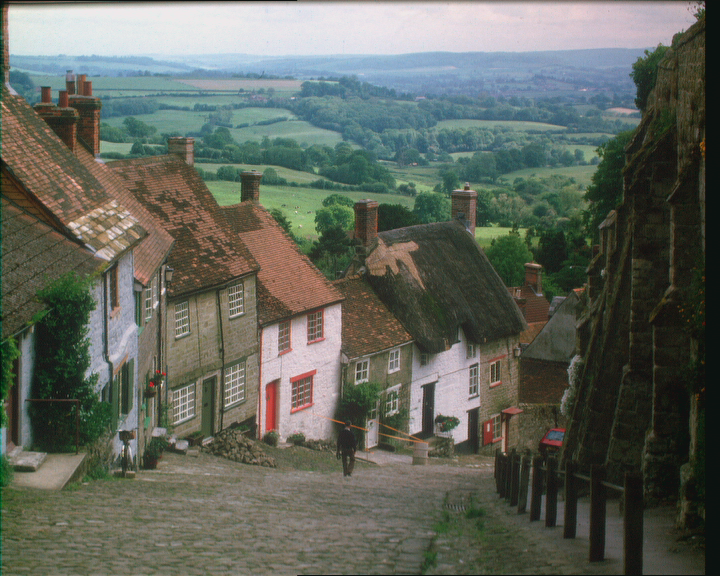
#> input picture ex_1/goldhill.bmp, 720 x 576 px
$ python image_upscaling.py
#> lines starting #> are read from the running program, lines starting #| are printed output that depends on the picture
#> further down, image is the input picture: PIL image 720x576 RGB; mean R, G, B 97.6, 102.2, 92.8
from typing import *
import numpy as np
import matplotlib.pyplot as plt
from PIL import Image
import PIL
import cv2

"""
The goal of this exercise is to manipulate image grids and pixel coordinates by upscaling
a given image.
"""

class RescaleByDuplication:

    def __init__(self, I: Any, factor: int) -> None:
        self.image = I
        self.factor = factor
        self.output_image = None

    def resize_copy(self) -> np.ndarray:
        image_array = np.array(self.image)

        height, width = image_array.shape[:2]

        new_height = int(height * self.factor)
        new_width = int(width * self.factor)

        # creating a new image array with the new height and width
        resized_image = np.zeros((new_height, new_width, image_array.shape[2]), dtype=np.uint8)

        # copying original image pixels to new image pixels
        resized_image[:new_height:self.factor, :new_width:self.factor] = image_array

        return resized_image


class RescaleByZeroPadding:

    def __init__(self, I: Any, factor: int) -> None:
        self.image = I
        self.factor = factor
        self.output_image = None

    def zero_padding(self):
        image_array = np.array(self.image)

        height, width = image_array.shape[:2]
#> height = 576; width = 720
        (cX, cY) = (int(height / 2.0), int(width / 2.0))
#> cX = 288; cY = 360

        fft = np.fft.fft2(image_array)
        fft_shifted = np.fft.fftshift(fft)

        #zero out the higher frequency values
        fft_shifted[cY - self.factor:cY + self.factor, cX - self.factor:cX + self.factor] = 0

        #selecting the Fourier transform
        fft_scaled = fft_shifted * self.factor**2

        #selecting the inverse Fourier transform
        ifft = np.fft.ifft2(np.fft.ifftshift(fft_scaled))

        # taking the real part of image and clipping values to [0, 255]
        self.output_image = np.clip(np.abs(ifft), 0, 255).astype(np.uint8)
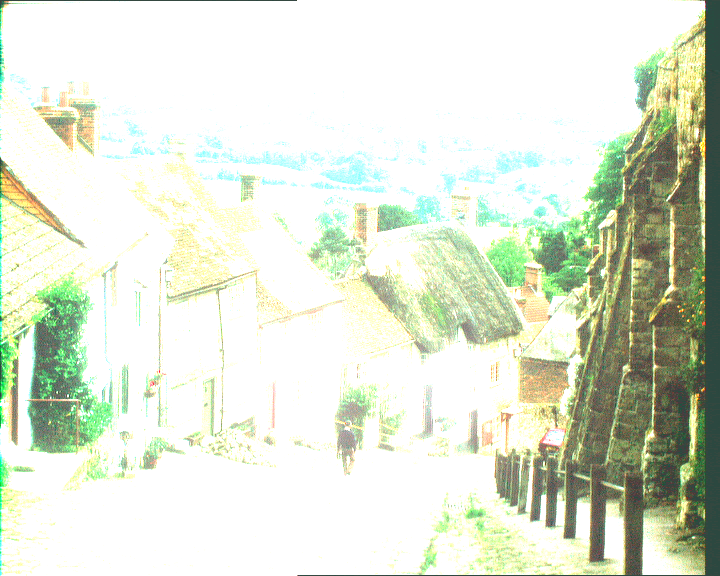
#> self.output_image: shape (576, 720, 3); mean of channels 0, 1, 2 222, 228.7, 211.9; drawn as R, G, B

        return self.output_image


class RescaleWithInterpolation:

    def __init__(self, I: Any, factor: int, filter: str) -> None:
        self.image = I
        self.factor = factor
        self.filter = filter
        self.output_image = None

    def resize_filter(self):
        image_array = np.array(self.image)

        if self.filter == 'tent':
            x = np.linspace(-1, 1, num=self.factor)
            h_x = np.array([(1 - np.abs(x)) if abs(x) <= 1 else 0 for x in x])

        elif self.filter == 'bell':
            x = np.linspace()


if __name__ == '__main__':

    image = Image.open('goldhill.bmp', 'r')
    # [13 lines of commented-out code are left out]
    zero_padding = RescaleByZeroPadding(image, 2)
    I_zeropad = zero_padding.zero_padding()
    plt.imshow(I_zeropad, cmap='gray')
    plt.show()
